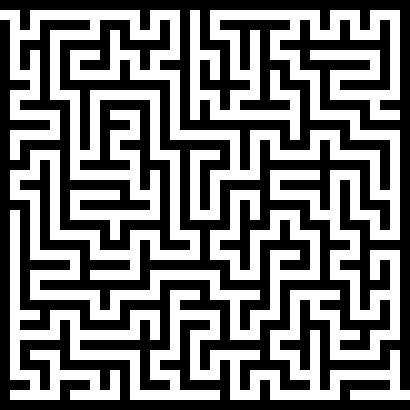
#> input picture inputs/MAZE.png, 410 x 410 px
$ python -i Image2Array_CustomLibrary.py   (imports and definitions only)
#> lines starting #> are read from the running program, lines starting #| are printed output that depends on the picture; after the words box and inside, x2 and y2 are one past the last pixel; in counts of white or black regions, pixels touching at a corner belong together

def ConvertImage(ImageName):
#> called with ImageName = 'inputs/MAZE.png'
    from PIL import Image
    import numpy as np

    # Open the maze image and make greyscale, and get its dimensions
    im = Image.open(ImageName).convert('L')
#> im: PIL image 410x410 L; 47.7% white; 1 white region, box (x1, y1, x2, y2) and area: (0, 10, 410, 400) 80100
    im.show()
    w, h = im.size
#> w = 410; h = 410

    # Ensure all black pixels are 0 and all white pixels are 1
    binary = im.point(lambda p: p < 128 and 1)
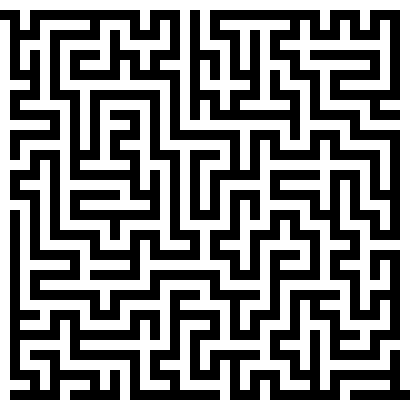
#> binary: PIL image 410x410 L; values 0 (black) and 1 (white), 52.3% white; 1 black region, box (x1, y1, x2, y2) and area: (0, 10, 410, 400) 80100

    # Resize to half its height and width so we can fit on Stack Overflow, get new dimensions
    binary = binary.resize((w//2,h//2),Image.NEAREST)
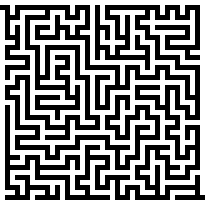
#> binary: PIL image 205x205 L; values 0 (black) and 1 (white), 52.3% white; 1 black region, box (x1, y1, x2, y2) and area: (0, 5, 205, 200) 20025
    w, h = binary.size
#> w = 205; h = 205

    # Convert to Numpy array - because that's how images are best stored and processed in Python
    nim = np.array(binary)

    # Each cell of the maze is represented by 5 numbers. Therefore change scaling FROM (5 number: 1 cell) TO (1 numer: 1 cell)
    # initialize maze matrix
    maze = [[0 for i in range(int(w/5))] for j in range(int(h/5))]

    # go through every 5th number in each row and add it sequencially to the new matrix (maze).
    ri = ci = 0
    r = c = 4

    while ri < h/5:
        ci = 0
        c = 4
        while ci < w/5:
            maze[ri][ci] = nim[r][c]
            # print(maze[ri][ci], end='')            # FOR TESTING PURPOSE PRINT FINAL MAZE MATRIX
            ci += 1
            c += 5
        # print()
        ri += 1
        r += 5
#> after the loop, maze = 41 items; r = 209; ri = 41

    # print("\n\n")

    return [maze,int(h/5),int(w/5)]


"""
    for r in range(4, h, 5):
        for c in range(4, w, 5):
            print(nim[r,c],end='')
        print()

ConvertImage('maze.png')
"""

>>> result = ConvertImage('inputs/MAZE.png')
#> result = 3 items
